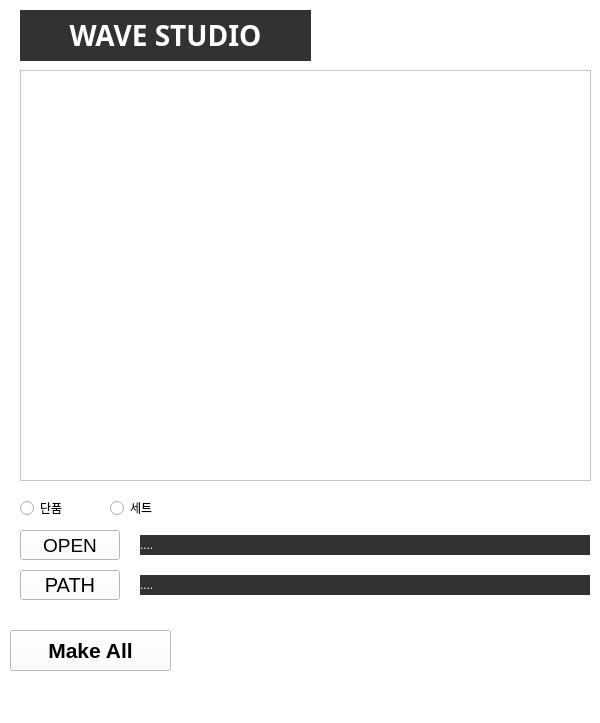
<?xml version="1.0" encoding="UTF-8"?>
<ui version="4.0">
 <class>MainWindow</class>
 <widget class="QMainWindow" name="MainWindow">
  <property name="geometry">
   <rect>
    <x>0</x>
    <y>0</y>
    <width>600</width>
    <height>723</height>
   </rect>
  </property>
  <property name="font">
   <font>
    <pointsize>9</pointsize>
   </font>
  </property>
  <property name="mouseTracking">
   <bool>false</bool>
  </property>
  <property name="windowTitle">
   <string>WAVE STUDIO</string>
  </property>
  <property name="styleSheet">
   <string notr="true">background-color: rgb(255, 255, 255);</string>
  </property>
  <widget class="QWidget" name="centralwidget">
   <widget class="QPushButton" name="btn_file_open">
    <property name="geometry">
     <rect>
      <x>20</x>
      <y>530</y>
      <width>100</width>
      <height>30</height>
     </rect>
    </property>
    <property name="font">
     <font>
      <family>Arial</family>
      <pointsize>14</pointsize>
     </font>
    </property>
    <property name="toolTip">
     <string extracomment="Select excel file"/>
    </property>
    <property name="text">
     <string>OPEN</string>
    </property>
   </widget>
   <widget class="QLabel" name="label_file_path">
    <property name="geometry">
     <rect>
      <x>140</x>
      <y>535</y>
      <width>450</width>
      <height>20</height>
     </rect>
    </property>
    <property name="styleSheet">
     <string notr="true">background-color: rgb(50,50,50);</string>
    </property>
    <property name="text">
     <string>&lt;html&gt;&lt;head/&gt;&lt;body&gt;&lt;p&gt;&lt;span style=&quot; color:#ffffff;&quot;&gt;....&lt;/span&gt;&lt;/p&gt;&lt;/body&gt;&lt;/html&gt;</string>
    </property>
   </widget>
   <widget class="QLineEdit" name="edt_poombun">
    <property name="geometry">
     <rect>
      <x>10</x>
      <y>790</y>
      <width>171</width>
      <height>41</height>
     </rect>
    </property>
    <property name="font">
     <font>
      <pointsize>15</pointsize>
      <weight>75</weight>
      <bold>true</bold>
     </font>
    </property>
    <property name="text">
     <string/>
    </property>
    <property name="maxLength">
     <number>10</number>
    </property>
    <property name="echoMode">
     <enum>QLineEdit::Normal</enum>
    </property>
    <property name="alignment">
     <set>Qt::AlignCenter</set>
    </property>
   </widget>
   <widget class="QTextBrowser" name="tb_poombun_info">
    <property name="geometry">
     <rect>
      <x>20</x>
      <y>70</y>
      <width>571</width>
      <height>411</height>
     </rect>
    </property>
   </widget>
   <widget class="QLabel" name="label">
    <property name="geometry">
     <rect>
      <x>20</x>
      <y>10</y>
      <width>291</width>
      <height>51</height>
     </rect>
    </property>
    <property name="font">
     <font>
      <family>Arial Black</family>
      <pointsize>21</pointsize>
      <weight>75</weight>
      <bold>true</bold>
     </font>
    </property>
    <property name="autoFillBackground">
     <bool>false</bool>
    </property>
    <property name="styleSheet">
     <string notr="true">background-color: rgb(50, 50, 50);</string>
    </property>
    <property name="text">
     <string>&lt;html&gt;&lt;head/&gt;&lt;body&gt;&lt;p&gt;&lt;span style=&quot; color:#ffffff;&quot;&gt;WAVE STUDIO&lt;/span&gt;&lt;/p&gt;&lt;/body&gt;&lt;/html&gt;</string>
    </property>
    <property name="alignment">
     <set>Qt::AlignCenter</set>
    </property>
   </widget>
   <widget class="QPushButton" name="btn_img_make_single">
    <property name="geometry">
     <rect>
      <x>210</x>
      <y>800</y>
      <width>171</width>
      <height>41</height>
     </rect>
    </property>
    <property name="font">
     <font>
      <family>Arial</family>
      <pointsize>10</pointsize>
      <weight>75</weight>
      <italic>false</italic>
      <bold>true</bold>
     </font>
    </property>
    <property name="toolTip">
     <string extracomment="Select excel file"/>
    </property>
    <property name="text">
     <string>For debug</string>
    </property>
   </widget>
   <widget class="QPushButton" name="btn_img_make_multi">
    <property name="geometry">
     <rect>
      <x>10</x>
      <y>630</y>
      <width>161</width>
      <height>41</height>
     </rect>
    </property>
    <property name="font">
     <font>
      <family>Arial</family>
      <pointsize>16</pointsize>
      <weight>75</weight>
      <italic>false</italic>
      <bold>true</bold>
     </font>
    </property>
    <property name="toolTip">
     <string extracomment="Select excel file"/>
    </property>
    <property name="text">
     <string>Make All</string>
    </property>
   </widget>
   <widget class="QLabel" name="label_file_path_2">
    <property name="geometry">
     <rect>
      <x>140</x>
      <y>575</y>
      <width>450</width>
      <height>20</height>
     </rect>
    </property>
    <property name="styleSheet">
     <string notr="true">background-color: rgb(50,50,50);</string>
    </property>
    <property name="text">
     <string>&lt;html&gt;&lt;head/&gt;&lt;body&gt;&lt;p&gt;&lt;span style=&quot; color:#ffffff;&quot;&gt;....&lt;/span&gt;&lt;/p&gt;&lt;/body&gt;&lt;/html&gt;</string>
    </property>
   </widget>
   <widget class="QPushButton" name="btn_path">
    <property name="geometry">
     <rect>
      <x>20</x>
      <y>570</y>
      <width>100</width>
      <height>30</height>
     </rect>
    </property>
    <property name="font">
     <font>
      <family>Arial</family>
      <pointsize>15</pointsize>
     </font>
    </property>
    <property name="toolTip">
     <string extracomment="Select excel file"/>
    </property>
    <property name="text">
     <string>PATH</string>
    </property>
   </widget>
   <widget class="QRadioButton" name="radio_single">
    <property name="geometry">
     <rect>
      <x>20</x>
      <y>500</y>
      <width>61</width>
      <height>16</height>
     </rect>
    </property>
    <property name="text">
     <string>단품</string>
    </property>
   </widget>
   <widget class="QRadioButton" name="radio_set">
    <property name="geometry">
     <rect>
      <x>110</x>
      <y>500</y>
      <width>61</width>
      <height>16</height>
     </rect>
    </property>
    <property name="text">
     <string>세트</string>
    </property>
   </widget>
  </widget>
  <widget class="QMenuBar" name="menubar">
   <property name="geometry">
    <rect>
     <x>0</x>
     <y>0</y>
     <width>600</width>
     <height>26</height>
    </rect>
   </property>
  </widget>
  <widget class="QStatusBar" name="statusbar"/>
 </widget>
 <resources/>
 <connections/>
</ui>
